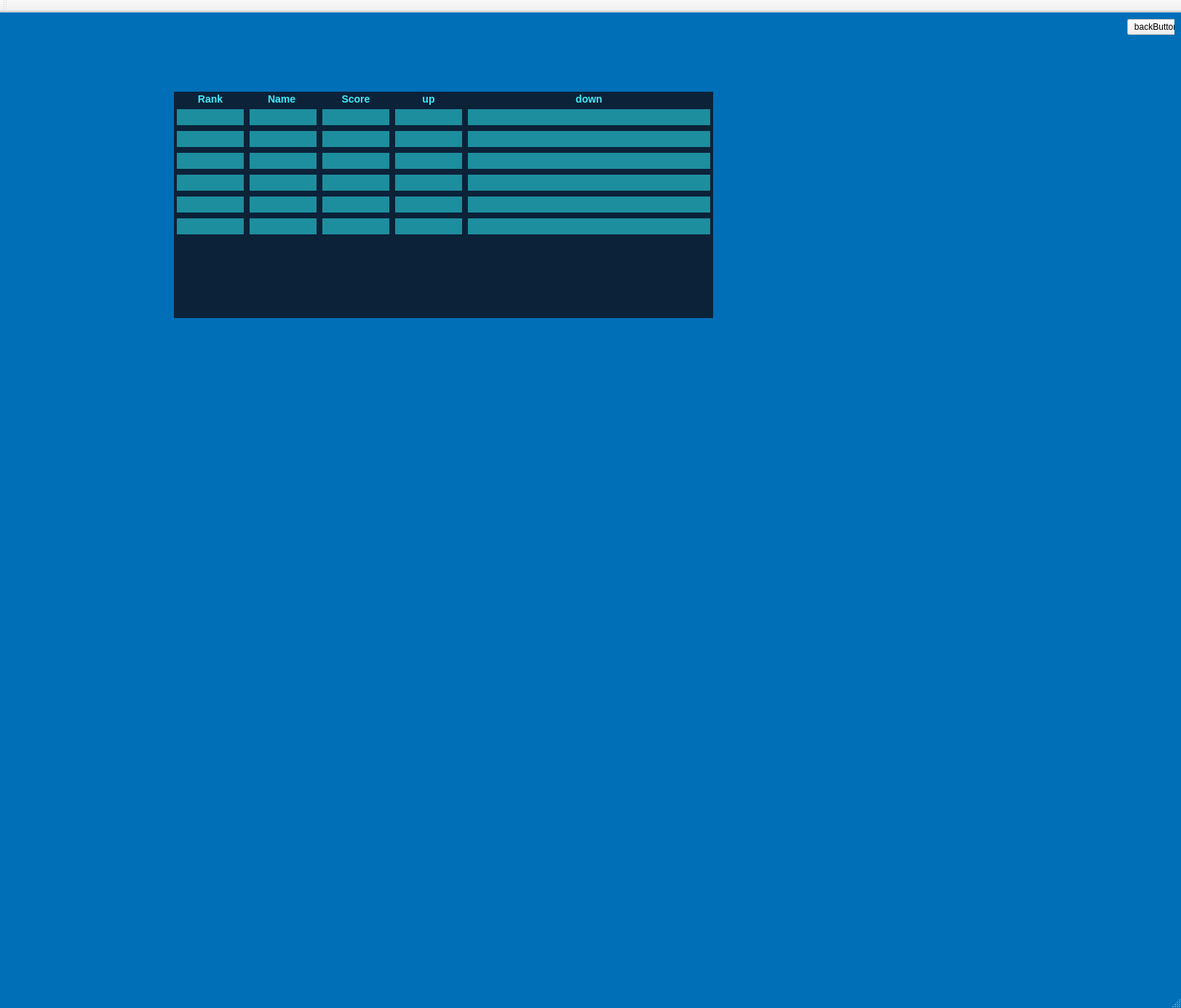
<?xml version="1.0" encoding="UTF-8"?>
<ui version="4.0">
 <class>MainWindow</class>
 <widget class="QMainWindow" name="MainWindow">
  <property name="enabled">
   <bool>true</bool>
  </property>
  <property name="geometry">
   <rect>
    <x>0</x>
    <y>0</y>
    <width>1623</width>
    <height>1385</height>
   </rect>
  </property>
  <property name="windowTitle">
   <string>Rate AUC Professor</string>
  </property>
  <property name="layoutDirection">
   <enum>Qt::LeftToRight</enum>
  </property>
  <property name="styleSheet">
   <string notr="true">QMainWindow {
background-color: #006FB8;
}</string>
  </property>
  <widget class="QWidget" name="centralwidget">
   <layout class="QVBoxLayout" name="verticalLayout">
    <item>
     <widget class="QStackedWidget" name="stackedWidget">
      <property name="maximumSize">
       <size>
        <width>16777215</width>
        <height>16777215</height>
       </size>
      </property>
      <property name="currentIndex">
       <number>2</number>
       <!-- <number>4</number> LOOK HERE IF 7AGA 7SLT-->  
      </property>
      <widget class="QWidget" name="page_0">
       <property name="styleSheet">
        <string notr="true">QWidget#page_0 {background-color: rgb(255, 255, 255);}


.QLineEdit {
border: 2px solid gray;
border-radius: 5px;
selection-background-color: dark-gray; 
}

QVBoxLayout#verticalLayout {
margin-left:auto;
margin-right: auto;
width:70%;
}

QWidget#widget_1 {
border: 2px solid gray;
border-radius: 20px;
min-width: 500px;
max-width: 1500px;
min-height: 400px;
max-height: 1000px;
alignment: center;
	background-color: rgb(255, 255, 255);
}

QWidget#page_0{
	background-image: url(:/images/AUC_Background.jpeg);
}

QPushButton#pushButton {
width: 100px;
}

QLabel#email_notFound_error, #password_incorrect_error{color: red}</string>
       </property>
       <widget class="QWidget" name="horizontalLayoutWidget">
        <property name="geometry">
         <rect>
          <x>0</x>
          <y>20</y>
          <width>1281</width>
          <height>611</height>
         </rect>
        </property>
        <layout class="QHBoxLayout" name="horizontalLayout" stretch="0">
         <item>
          <widget class="QWidget" name="widget_1" native="true">
           <property name="maximumSize">
            <size>
             <width>1504</width>
             <height>1004</height>
            </size>
           </property>
           <layout class="QVBoxLayout" name="verticalLayout_11" stretch="0">
            <item>
             <layout class="QVBoxLayout" name="verticalLayout_12">
              <item>
               <widget class="QLabel" name="label_10">
                <property name="styleSheet">
                 <string notr="true"/>
                </property>
                <property name="text">
                 <string/>
                </property>
                <property name="pixmap">
                 <pixmap resource="../resources.qrc">:/images/auc_logo.png</pixmap>
                </property>
                <property name="scaledContents">
                 <bool>false</bool>
                </property>
               </widget>
              </item>
              <item>
               <layout class="QVBoxLayout" name="verticalLayout_13">
                <item>
                 <widget class="QLabel" name="label_11">
                  <property name="text">
                   <string>Email</string>
                  </property>
                  <property name="textFormat">
                   <enum>Qt::PlainText</enum>
                  </property>
                 </widget>
                </item>
                <item>
                 <widget class="QLineEdit" name="email_login_lineEdit">
                  <property name="text">
                   <string>@aucegypt.edu</string>
                  </property>
                  <property name="placeholderText">
                   <string>example@aucegypt.edu</string>
                  </property>
                 </widget>
                </item>
               </layout>
              </item>
              <item>
               <widget class="QLabel" name="email_notFound_error">
                <property name="text">
                 <string>Email not registered</string>
                </property>
               </widget>
              </item>
              <item>
               <widget class="QLabel" name="label_12">
                <property name="text">
                 <string>Password</string>
                </property>
               </widget>
              </item>
              <item>
               <widget class="QLineEdit" name="password_login_lineEdit">
                <property name="inputMask">
                 <string/>
                </property>
                <property name="text">
                 <string>a</string>
                </property>
                <property name="echoMode">
                 <enum>QLineEdit::Normal</enum>
                </property>
                <property name="placeholderText">
                 <string>Password</string>
                </property>
               </widget>
              </item>
              <item>
               <widget class="QLabel" name="password_incorrect_error">
                <property name="text">
                 <string>Incorrect Password</string>
                </property>
               </widget>
              </item>
              <item>
               <widget class="QCheckBox" name="checkBox_4">
                <property name="text">
                 <string>Hide Password</string>
                </property>
                <property name="checked">
                 <bool>true</bool>
                </property>
               </widget>
              </item>
              <item>
               <widget class="QPushButton" name="pushButton_4">
                <property name="minimumSize">
                 <size>
                  <width>50</width>
                  <height>20</height>
                 </size>
                </property>
                <property name="maximumSize">
                 <size>
                  <width>100</width>
                  <height>100</height>
                 </size>
                </property>
                <property name="text">
                 <string>Login</string>
                </property>
               </widget>
              </item>
              <item>
               <widget class="QLabel" name="register_label_4">
                <property name="text">
                 <string>&lt;html&gt;&lt;head/&gt;&lt;body&gt;&lt;p&gt;Don't Have An Account? &lt;a href=&quot;register_page.ui&quot;&gt;&lt;span style=&quot; text-decoration: underline; color:#8ab4f8;&quot;&gt;Register &lt;/span&gt;&lt;/a&gt;&lt;/p&gt;&lt;p&gt;&lt;br/&gt;&lt;/p&gt;&lt;/body&gt;&lt;/html&gt;</string>
                </property>
                <property name="textFormat">
                 <enum>Qt::PlainText</enum>
                </property>
               </widget>
              </item>
             </layout>
            </item>
           </layout>
          </widget>
         </item>
        </layout>
       </widget>
      </widget>
      <widget class="QWidget" name="page_1">
       <property name="styleSheet">
        <string notr="true">QWidget#page_1 {background-color: rgb(255, 255, 255);}


.QLineEdit {
border: 2px solid gray;
border-radius: 5px;
selection-background-color: dark-gray; 
}

QVBoxLayout#verticalLayout {
margin-left:auto;
margin-right: auto;
width:70%;
}

QWidget#widget_2 {
border: 2px solid gray;
border-radius: 20px;
min-width: 500px;
max-width: 1500px;
min-height: 400px;
max-height: 1000px;
alignment: center;
background-color: rgb(255, 255, 255);
}

QWidget#page_1{
	background-image: url(:/images/AUC_Background.jpeg);
}

QPushButton#pushButton {
width: 100px;
}

QLabel#empty_email_error, #empty_username_error, #auc_email_error, #empty_pass_error, #empty_confPass_error, #unequal_pass_error{color: red}

</string>
       </property>
       <widget class="QWidget" name="widget_2" native="true">
        <property name="geometry">
         <rect>
          <x>610</x>
          <y>160</y>
          <width>504</width>
          <height>665</height>
         </rect>
        </property>
        <property name="maximumSize">
         <size>
          <width>1504</width>
          <height>1004</height>
         </size>
        </property>
        <property name="sizeIncrement">
         <size>
          <width>1</width>
          <height>100</height>
         </size>
        </property>
        <layout class="QVBoxLayout" name="verticalLayout_17" stretch="0">
         <item>
          <layout class="QVBoxLayout" name="verticalLayout_18">
           <item>
            <widget class="QLabel" name="label_16">
             <property name="styleSheet">
              <string notr="true"/>
             </property>
             <property name="text">
              <string/>
             </property>
             <property name="pixmap">
              <pixmap resource="../resources.qrc">:/images/auc_logo.png</pixmap>
             </property>
             <property name="scaledContents">
              <bool>false</bool>
             </property>
            </widget>
           </item>
           <item>
            <layout class="QVBoxLayout" name="verticalLayout_19">
             <item>
              <widget class="QLabel" name="label_2">
               <property name="text">
                <string>Username</string>
               </property>
              </widget>
             </item>
             <item>
              <widget class="QLineEdit" name="username_register_lineEdit">
               <property name="placeholderText">
                <string>Username</string>
               </property>
              </widget>
             </item>
             <item>
              <widget class="QLabel" name="empty_username_error">
               <property name="text">
                <string>Please add your username</string>
               </property>
              </widget>
             </item>
             <item>
              <widget class="QLabel" name="label_17">
               <property name="text">
                <string>Email </string>
               </property>
               <property name="textFormat">
                <enum>Qt::PlainText</enum>
               </property>
              </widget>
             </item>
             <item>
              <widget class="QLineEdit" name="email_register_lineEdit">
               <property name="placeholderText">
                <string>example@aucegypt.edu</string>
               </property>
              </widget>
             </item>
             <item>
              <widget class="QLabel" name="empty_email_error">
               <property name="text">
                <string>Please add your email</string>
               </property>
              </widget>
             </item>
             <item>
              <widget class="QLabel" name="auc_email_error">
               <property name="enabled">
                <bool>true</bool>
               </property>
               <property name="text">
                <string>Please use your AUC email. (ends in @aucegypt.edu)</string>
               </property>
              </widget>
             </item>
            </layout>
           </item>
           <item>
            <widget class="QLabel" name="label_18">
             <property name="text">
              <string>Password</string>
             </property>
            </widget>
           </item>
           <item>
            <widget class="QLineEdit" name="password_register_lineEdit">
             <property name="inputMask">
              <string/>
             </property>
             <property name="text">
              <string/>
             </property>
             <property name="echoMode">
              <enum>QLineEdit::EchoMode::Normal</enum>
             </property>
             <property name="placeholderText">
              <string>Password</string>
             </property>
            </widget>
           </item>
           <item>
            <widget class="QLabel" name="empty_pass_error">
             <property name="text">
              <string>Please set the password</string>
             </property>
            </widget>
           </item>
           <item>
            <widget class="QLabel" name="label">
             <property name="text">
              <string>Confirm Password</string>
             </property>
            </widget>
           </item>
           <item>
            <widget class="QLineEdit" name="confPassword_register_lineEdit">
             <property name="echoMode">
              <enum>QLineEdit::EchoMode::Normal</enum>
             </property>
             <property name="placeholderText">
              <string>Re-enter Password</string>
             </property>
            </widget>
           </item>
           <item>
            <widget class="QLabel" name="empty_confPass_error">
             <property name="text">
              <string>Please retype the password.</string>
             </property>
            </widget>
           </item>
           <item>
            <widget class="QLabel" name="unequal_pass_error">
             <property name="text">
              <string>The two password are not the same.</string>
             </property>
            </widget>
           </item>
           <item>
            <widget class="QCheckBox" name="checkBox_6">
             <property name="text">
              <string>Hide Password</string>
             </property>
             <property name="checked">
              <bool>true</bool>
             </property>
            </widget>
           </item>
           <item>
            <widget class="QPushButton" name="pushButton_6">
             <property name="minimumSize">
              <size>
               <width>50</width>
               <height>20</height>
              </size>
             </property>
             <property name="maximumSize">
              <size>
               <width>100</width>
               <height>100</height>
              </size>
             </property>
             <property name="text">
              <string>Register</string>
             </property>
            </widget>
           </item>
           <item>
            <widget class="QLabel" name="register_label_6">
             <property name="text">
              <string>&lt;html&gt;&lt;head/&gt;&lt;body&gt;&lt;p&gt;Already Have an Account? &lt;a href=&quot;page1&quot;&gt;&lt;span style=&quot; text-decoration: underline; color:#8ab4f8;&quot;&gt;Login &lt;/span&gt;&lt;/a&gt;&lt;/p&gt;&lt;p&gt;&lt;br/&gt;&lt;/p&gt;&lt;/body&gt;&lt;/html&gt;</string>
             </property>
             <property name="textFormat">
              <enum>Qt::TextFormat::PlainText</enum>
             </property>
            </widget>
           </item>
          </layout>
         </item>
        </layout>
       </widget>
      </widget>
      <widget class="QWidget" name="page">
       <widget class="QTableWidget" name="tableWidget">
        <property name="geometry">
         <rect>
          <x>230</x>
          <y>100</y>
          <width>741</width>
          <height>311</height>
         </rect>
        </property>
        <property name="styleSheet">
         <string notr="true">/* The background of the whole page */
QTableWidget {
    background-color: #0b2239; /* Darker blue to match your theme */
    border: none;
    gridline-color: transparent;
    outline: 0;
}

/* The Professor &quot;Cards&quot; */
QTableWidget::item {
    background-color: #1d8e9e; 
    border-radius: 15px; /* Softer rounded corners */
    margin: 4px;
    color: white;
    padding: 10px;
}

/* The Header Bar */
QHeaderView::section {
    background-color: #0b2239;
    color: #3decfc;
    border: none;
    font-weight: bold;
    font-size: 14px;
}</string>
        </property>
        <property name="frameShape">
         <enum>QFrame::NoFrame</enum>
        </property>
        <property name="editTriggers">
         <set>QAbstractItemView::NoEditTriggers</set>
        </property>
        <property name="selectionMode">
         <enum>QAbstractItemView::NoSelection</enum>
        </property>
        <property name="showGrid">
         <bool>false</bool>
        </property>
        <attribute name="horizontalHeaderStretchLastSection">
         <bool>true</bool>
        </attribute>
        <attribute name="verticalHeaderVisible">
         <bool>false</bool>
        </attribute>
        <row>
         <property name="text">
          <string>test</string>
         </property>
        </row>
        <row>
         <property name="text">
          <string>test1</string>
         </property>
        </row>
        <row>
         <property name="text">
          <string/>
         </property>
        </row>
        <row>
         <property name="text">
          <string/>
         </property>
        </row>
        <row>
         <property name="text">
          <string/>
         </property>
        </row>
        <row>
         <property name="text">
          <string/>
         </property>
        </row>
        <column>
         <property name="text">
          <string>Rank</string>
         </property>
        </column>
        <column>
         <property name="text">
          <string>Name </string>
         </property>
        </column>
        <column>
         <property name="text">
          <string>Score</string>
         </property>
        </column>
        <column>
         <property name="text">
          <string>up</string>
         </property>
        </column>
        <column>
         <property name="text">
          <string>down</string>
         </property>
        </column>
        <item row="0" column="0">
         <property name="text">
          <string/>
         </property>
        </item>
        <item row="0" column="1">
         <property name="text">
          <string/>
         </property>
        </item>
        <item row="0" column="2">
         <property name="text">
          <string/>
         </property>
        </item>
        <item row="1" column="0">
         <property name="text">
          <string/>
         </property>
        </item>
        <item row="1" column="1">
         <property name="text">
          <string/>
         </property>
        </item>
        <item row="1" column="2">
         <property name="text">
          <string/>
         </property>
        </item>
        <item row="2" column="0">
         <property name="text">
          <string/>
         </property>
        </item>
        <item row="2" column="1">
         <property name="text">
          <string/>
         </property>
        </item>
        <item row="2" column="2">
         <property name="text">
          <string/>
         </property>
        </item>
        <item row="3" column="0">
         <property name="text">
          <string/>
         </property>
        </item>
        <item row="3" column="1">
         <property name="text">
          <string/>
         </property>
        </item>
        <item row="4" column="0">
         <property name="text">
          <string/>
         </property>
        </item>
        <item row="4" column="1">
         <property name="text">
          <string/>
         </property>
        </item>
        <item row="5" column="0">
         <property name="text">
          <string/>
         </property>
        </item>
        <item row="5" column="1">
         <property name="text">
          <string/>
         </property>
        </item>
       </widget>
       <widget class="QPushButton" name="backButton">
        <property name="geometry">
         <rect>
          <x>1540</x>
          <y>0</y>
          <width>80</width>
          <height>22</height>
         </rect>
        </property>
        <property name="styleSheet">
         <string notr="true">ui-&gt;backButton-&gt;setStyleSheet(
    &quot;QPushButton { &quot;
    &quot;background-color: #0b2239; &quot;
    &quot;color: white; &quot;
    &quot;border: 1px solid #1d8e9e; &quot;
    &quot;border-radius: 5px; &quot;
    &quot;padding: 5px 15px; &quot;
    &quot;font-weight: bold; &quot;
    &quot;} &quot;
    &quot;QPushButton:hover { background-color: #1d8e9e; }&quot;
);</string>
        </property>
        <property name="text">
         <string>backButton</string>
        </property>
       </widget>
      </widget>
      <widget class="QWidget" name="page_3">
       <property name="cursor">
        <cursorShape>ArrowCursor</cursorShape>
       </property>
       <property name="styleSheet">
        <string notr="true">QWidget#page_3 {
    border-image: url(:/images/Background.jpg);
}
/* General font (optional but nicer) */
QWidget {
    font-family: Segoe UI;
    font-size: 24px;
}
/* QPushButton */
QPushButton {
    background-color: rgba(255, 255, 255, 0.2);
    border: 1px solid rgba(255, 255, 255, 0.3);
    border-radius: 12px;
    color: white;
}
QPushButton:hover {
    background-color: rgba(255, 255, 255, 0.25);
    border: 1px solid rgba(255, 255, 255, 0.5);
}
QPushButton:pressed {
    background-color: rgba(255, 255, 255, 0.35);
}
/* QComboBox */
QComboBox {
    background-color: rgba(255, 255, 255, 0.2);
    border: 1px solid rgba(255, 255, 255, 0.3);
    border-radius: 12px;
    padding: 6px 35px;
    color: white;
}
/* Dropdown arrow area */
QComboBox::drop-down {
    border: none;
}
/* Dropdown list */
QComboBox QAbstractItemView {
    background-color: rgb(30, 120, 190);
    selection-background-color: rgb(50, 150, 220);
    color: white;
    border: none;
    outline: 0;
}
QComboBox QAbstractItemView::item {
    padding: 6px 12px;
    color: white;
}
QComboBox QAbstractItemView::item:selected {
    background-color: rgb(50, 150, 220);
}</string>
       </property>
       <widget class="QWidget" name="widget_3" native="true">
        <property name="geometry">
         <rect>
          <x>320</x>
          <y>170</y>
          <width>853</width>
          <height>521</height>
         </rect>
        </property>
        <property name="sizeIncrement">
         <size>
          <width>1</width>
          <height>1</height>
         </size>
        </property>
        <layout class="QHBoxLayout" name="horizontalLayout_5">
         <property name="spacing">
          <number>0</number>
         </property>
         <item>
          <layout class="QVBoxLayout" name="verticalLayout_5">
           <item>
            <layout class="QHBoxLayout" name="horizontalLayout_3">
             <property name="sizeConstraint">
              <enum>QLayout::SetDefaultConstraint</enum>
             </property>
             <item>
              <spacer name="horizontalSpacer_2">
               <property name="sizeType">
                <enum>QSizePolicy::Fixed</enum>
               </property>
               <property name="sizeHint" stdset="0">
                <size>
                 <width>200</width>
                 <height>20</height>
                </size>
               </property>
              </spacer>
             </item>
             <item>
              <widget class="QLabel" name="label_3">
               <property name="enabled">
                <bool>true</bool>
               </property>
               <property name="sizePolicy">
                <sizepolicy hsizetype="Fixed" vsizetype="Fixed">
                 <horstretch>0</horstretch>
                 <verstretch>0</verstretch>
                </sizepolicy>
               </property>
               <property name="minimumSize">
                <size>
                 <width>128</width>
                 <height>128</height>
                </size>
               </property>
               <property name="maximumSize">
                <size>
                 <width>320</width>
                 <height>320</height>
                </size>
               </property>
               <property name="baseSize">
                <size>
                 <width>0</width>
                 <height>0</height>
                </size>
               </property>
               <property name="text">
                <string/>
               </property>
               <property name="pixmap">
                <pixmap resource="../resources.qrc">:/images/Glass_AUC.png</pixmap>
               </property>
               <property name="scaledContents">
                <bool>true</bool>
               </property>
              </widget>
             </item>
             <item>
              <spacer name="horizontalSpacer_3">
               <property name="sizeType">
                <enum>QSizePolicy::Fixed</enum>
               </property>
               <property name="sizeHint" stdset="0">
                <size>
                 <width>200</width>
                 <height>20</height>
                </size>
               </property>
              </spacer>
             </item>
            </layout>
           </item>
           <item>
            <layout class="QHBoxLayout" name="horizontalLayout_7">
             <property name="spacing">
              <number>0</number>
             </property>
             <property name="sizeConstraint">
              <enum>QLayout::SetDefaultConstraint</enum>
             </property>
             <item>
              <widget class="QComboBox" name="DepartmentCB">
               <property name="sizePolicy">
                <sizepolicy hsizetype="Fixed" vsizetype="Fixed">
                 <horstretch>0</horstretch>
                 <verstretch>0</verstretch>
                </sizepolicy>
               </property>
               <property name="minimumSize">
                <size>
                 <width>350</width>
                 <height>100</height>
                </size>
               </property>
               <property name="placeholderText">
                <string>Select Department</string>
               </property>
              </widget>
             </item>
             <item>
              <spacer name="horizontalSpacer">
               <property name="orientation">
                <enum>Qt::Orientation::Horizontal</enum>
               </property>
               <property name="sizeType">
                <enum>QSizePolicy::Policy::Fixed</enum>
               </property>
               <property name="sizeHint" stdset="0">
                <size>
                 <width>20</width>
                 <height>20</height>
                </size>
               </property>
              </spacer>
             </item>
             <item>
              <widget class="QComboBox" name="CourseCB">
               <property name="sizePolicy">
                <sizepolicy hsizetype="Fixed" vsizetype="Fixed">
                 <horstretch>0</horstretch>
                 <verstretch>0</verstretch>
                </sizepolicy>
               </property>
               <property name="minimumSize">
                <size>
                 <width>350</width>
                 <height>100</height>
                </size>
               </property>
               <property name="currentText">
                <string/>
               </property>
               <property name="iconSize">
                <size>
                 <width>0</width>
                 <height>0</height>
                </size>
               </property>
               <property name="placeholderText">
                <string>Select Course</string>
               </property>
              </widget>
             </item>
             <item>
              <spacer name="horizontalSpacer_7">
               <property name="orientation">
                <enum>Qt::Orientation::Horizontal</enum>
               </property>
               <property name="sizeType">
                <enum>QSizePolicy::Fixed</enum>
               </property>
               <property name="sizeHint" stdset="0">
                <size>
                 <width>20</width>
                 <height>20</height>
                </size>
               </property>
              </spacer>
             </item>
             <item>
              <widget class="QPushButton" name="pushButton">
               <property name="enabled">
                <bool>true</bool>
               </property>
               <property name="sizePolicy">
                <sizepolicy hsizetype="Fixed" vsizetype="Fixed">
                 <horstretch>0</horstretch>
                 <verstretch>0</verstretch>
                </sizepolicy>
               </property>
               <property name="minimumSize">
                <size>
                 <width>100</width>
                 <height>100</height>
                </size>
               </property>
               <property name="sizeIncrement">
                <size>
                 <width>1</width>
                 <height>1</height>
                </size>
               </property>
               <property name="text">
                <string/>
               </property>
               <property name="icon">
                <iconset resource="../resources.qrc">
                 <normaloff>:/icons/MG.svg</normaloff>:/icons/MG.svg</iconset>
               </property>
               <property name="iconSize">
                <size>
                 <width>64</width>
                 <height>64</height>
                </size>
               </property>
               <property name="checkable">
                <bool>false</bool>
               </property>
               <property name="autoDefault">
                <bool>false</bool>
               </property>
               <property name="default">
                <bool>false</bool>
               </property>
               <property name="flat">
                <bool>false</bool>
               </property>
              </widget>
             </item>
            </layout>
           </item>
          </layout>
         </item>
        </layout>
       </widget>
      </widget>
      <widget class="QWidget" name="page_2">
       <property name="sizePolicy">
        <sizepolicy hsizetype="Preferred" vsizetype="Maximum">
         <horstretch>0</horstretch>
         <verstretch>0</verstretch>
        </sizepolicy>
       </property>
       <property name="styleSheet">
        <string notr="true">/* MADE BY AI */

QLabel#ai_summary {
    font-family: &quot;Arial&quot;, sans-serif;
    font-size: 14px;
    color: rgba(255, 255, 255, 0.85);
    background-color: transparent;
    padding: 2px;
}

QWidget#page_2, #scrollAreaWidgetContents {
    background-color: #006FB8;
}

/* ── Professor card ── */
QWidget#widget {
    border: 1.5px solid rgba(255, 255, 255, 0.25);
    border-radius: 20px;
    min-width: 500px;
    max-width: 900px;
    min-height: 150px;  
    max-height: 200px;   
    background-color: rgba(28, 57, 142, 0.55);
}

/* ── Comment, AI Summary, other cards ── */
QWidget#widget_4, #widget_5, #widget_7 {
    border: 1.5px solid rgba(255, 255, 255, 0.2);
    border-radius: 20px;
    min-width: 500px;
    max-width: 1500px;
    min-height: 400px;
    max-height: 1000px;
    background-color: rgba(28, 57, 142, 0.55);
}

QWidget#widget_5 {
    background-color: rgba(22, 37, 86, 0.65);
    border: 1.5px solid rgba(255, 255, 255, 0.15);
	min-height: 200px
}

/* ── Labels ── */
QLabel#professorName, #studentCommentsLabel {
    font-family: &quot;Arial&quot;, sans-serif;
    font-size: 30px;
    font-weight: bold;
    color: white;
}

QLabel#courseName {
    font-family: &quot;Arial&quot;, sans-serif;
    font-size: 15px;
    color: #BEDBFF;
}

QLabel#addYourComment, #selectFlair, #aiLabel, #label_4 {
    font-family: &quot;Arial&quot;, sans-serif;
    font-size: 17px;
    font-weight: bold;
    color: white;
}

QLabel#label_6 {
    font-size: 15px;
    color: rgba(255, 255, 255, 0.75);
}

/* ── Comment text input ── */
QLineEdit#commentLineEdit, QTextEdit#commentLineEdit {
    border: 1.5px solid rgba(255, 255, 255, 0.25);
    border-radius: 14px;
    background-color: rgba(25, 60, 184, 0.45);
    color: white;
    padding: 8px;
    font-size: 13px;
}

QLineEdit#commentLineEdit:focus, QTextEdit#commentLineEdit:focus {
    border: 1.5px solid rgba(255, 255, 255, 0.6);
    background-color: rgba(25, 60, 184, 0.65);
}

/* ── Flair buttons ── */
QPushButton#recommendFlair, #avoidFlair, #mehFlair {
    color: white;
    border: 1.5px solid rgba(0, 0,0 , 0.3);
    border-radius: 10px;
    padding: 8px 16px;
    font-weight: bold;
}
QPushButton#recommendFlair {
    background-color: rgba(0, 200, 0, 0.3);
}

QPushButton#recommendFlair::hover {
	background-color: rgba(0, 200, 0, 1)
}

QPushButton#avoidFlair {
    background-color: rgba(200, 0, 0, 0.3);
}

QPushButton#avoidFlair::hover {
	background-color: rgba(200, 0, 0, 1)
}

QPushButton#mehFlair {
    background-color: rgba(255, 255, 255, 0.3);
    color: white;
}

QPushButton#mehFlair::hover {
	background-color: rgba(135, 206, 235, 1);
}



/* ── Post comment button ── */
QPushButton#postComment {
    background-color: rgba(52, 152, 219, 0.4);
    color: white;
    border: 1.5px solid rgba(255, 255, 255, 0.3);
    border-radius: 10px;
    padding: 8px 16px;
    font-weight: bold;
}

/* ── Hover &amp; press states (all buttons) ── */
QPushButton#postComment:hover {
    background-color: rgba(41, 128, 185, 0.7);
    border-color: rgba(255, 255, 255, 0.55);
}

QPushButton#postComment:pressed {
    background-color: rgba(28, 89, 128, 0.75);
}

/* ── Scrollbar styling ── */
QScrollBar:vertical {
    background: rgba(255, 255, 255, 0.05);
    width: 8px;
    border-radius: 4px;
}

QScrollBar::handle:vertical {
    background: rgba(255, 255, 255, 0.25);
    border-radius: 4px;
    min-height: 30px;
}

QScrollBar::handle:vertical:hover {
    background: rgba(255, 255, 255, 0.45);
}

QScrollBar::add-line:vertical, QScrollBar::sub-line:vertical {
    height: 0px;
}</string>
       </property>
       <layout class="QVBoxLayout" name="verticalLayout_7">
        <item>
         <widget class="QScrollArea" name="scrollArea">
          <property name="widgetResizable">
           <bool>true</bool>
          </property>
          <widget class="QWidget" name="scrollAreaWidgetContents">
           <property name="geometry">
            <rect>
             <x>0</x>
             <y>0</y>
             <width>1597</width>
             <height>1327</height>
            </rect>
           </property>
           <layout class="QVBoxLayout" name="verticalLayout_6">
            <item alignment="Qt::AlignmentFlag::AlignHCenter">
             <widget class="QWidget" name="widget_6" native="true">
              <property name="sizePolicy">
               <sizepolicy hsizetype="Preferred" vsizetype="Minimum">
                <horstretch>0</horstretch>
                <verstretch>0</verstretch>
               </sizepolicy>
              </property>
              <property name="minimumSize">
               <size>
                <width>1500</width>
                <height>0</height>
               </size>
              </property>
              <property name="maximumSize">
               <size>
                <width>30000</width>
                <height>16777215</height>
               </size>
              </property>
              <layout class="QVBoxLayout" name="verticalLayout_2">
               <item alignment="Qt::AlignmentFlag::AlignHCenter">
                <widget class="QWidget" name="widget" native="true">
                 <property name="sizePolicy">
                  <sizepolicy hsizetype="Fixed" vsizetype="Fixed">
                   <horstretch>0</horstretch>
                   <verstretch>0</verstretch>
                  </sizepolicy>
                 </property>
                 <property name="minimumSize">
                  <size>
                   <width>504</width>
                   <height>154</height>
                  </size>
                 </property>
                 <property name="maximumSize">
                  <size>
                   <width>904</width>
                   <height>204</height>
                  </size>
                 </property>
                 <layout class="QVBoxLayout" name="verticalLayout_3">
                  <item alignment="Qt::AlignmentFlag::AlignHCenter">
                   <widget class="QLabel" name="professorName">
                    <property name="text">
                     <string>Dr Youssef Sameh</string>
                    </property>
                   </widget>
                  </item>
                  <item alignment="Qt::AlignmentFlag::AlignHCenter">
                   <widget class="QLabel" name="courseName">
                    <property name="text">
                     <string>PY101: Introduction to Python</string>
                    </property>
                   </widget>
                  </item>
                 </layout>
                </widget>
               </item>
               <item>
                <widget class="QWidget" name="widget_4" native="true">
                 <property name="minimumSize">
                  <size>
                   <width>504</width>
                   <height>404</height>
                  </size>
                 </property>
                 <layout class="QVBoxLayout" name="verticalLayout_4">
                  <item>
                   <widget class="QLabel" name="addYourComment">
                    <property name="text">
                     <string>Add Your Comment</string>
                    </property>
                   </widget>
                  </item>
                  <item>
                   <widget class="QLineEdit" name="commentLineEdit">
                    <property name="minimumSize">
                     <size>
                      <width>0</width>
                      <height>100</height>
                     </size>
                    </property>
                   </widget>
                  </item>
                  <item>
                   <widget class="QLabel" name="selectFlair">
                    <property name="text">
                     <string>Select a Flair</string>
                    </property>
                   </widget>
                  </item>
                  <item>
                   <layout class="QHBoxLayout" name="flairLayout">
                    <item>
                     <widget class="QPushButton" name="recommendFlair">
                      <property name="text">
                       <string>Recommend!</string>
                      </property>
                     </widget>
                    </item>
                    <item>
                     <widget class="QPushButton" name="avoidFlair">
                      <property name="text">
                       <string>AVOID!</string>
                      </property>
                     </widget>
                    </item>
                    <item>
                     <widget class="QPushButton" name="mehFlair">
                      <property name="text">
                       <string>meh</string>
                      </property>
                     </widget>
                    </item>
                   </layout>
                  </item>
                  <item>
                   <spacer name="verticalSpacer">
                    <property name="orientation">
                     <enum>Qt::Orientation::Vertical</enum>
                    </property>
                    <property name="sizeType">
                     <enum>QSizePolicy::Policy::Fixed</enum>
                    </property>
                    <property name="sizeHint" stdset="0">
                     <size>
                      <width>20</width>
                      <height>40</height>
                     </size>
                    </property>
                   </spacer>
                  </item>
                  <item>
                   <widget class="QPushButton" name="postComment">
                    <property name="text">
                     <string>Submit</string>
                    </property>
                   </widget>
                  </item>
                 </layout>
                </widget>
               </item>
               <item alignment="Qt::AlignmentFlag::AlignHCenter">
                <widget class="QWidget" name="widget_5" native="true">
                 <property name="sizePolicy">
                  <sizepolicy hsizetype="Fixed" vsizetype="Minimum">
                   <horstretch>0</horstretch>
                   <verstretch>0</verstretch>
                  </sizepolicy>
                 </property>
                 <property name="minimumSize">
                  <size>
                   <width>600</width>
                   <height>100</height>
                  </size>
                 </property>
                 <property name="maximumSize">
                  <size>
                   <width>600</width>
                   <height>16777215</height>
                  </size>
                 </property>
                 <layout class="QVBoxLayout" name="verticalLayout_8" stretch="4,7">
                  <property name="sizeConstraint">
                   <enum>QLayout::SizeConstraint::SetFixedSize</enum>
                  </property>
                  <item alignment="Qt::AlignmentFlag::AlignHCenter">
                   <widget class="QLabel" name="aiLabel">
                    <property name="text">
                     <string>AI Summary of Student Feedback</string>
                    </property>
                   </widget>
                  </item>
                  <item>
                   <widget class="QLabel" name="ai_summary">
                    <property name="sizePolicy">
                     <sizepolicy hsizetype="Fixed" vsizetype="Minimum">
                      <horstretch>0</horstretch>
                      <verstretch>0</verstretch>
                     </sizepolicy>
                    </property>
                    <property name="minimumSize">
                     <size>
                      <width>600</width>
                      <height>100</height>
                     </size>
                    </property>
                    <property name="maximumSize">
                     <size>
                      <width>600</width>
                      <height>16777215</height>
                     </size>
                    </property>
                    <property name="text">
                     <string>Lorem ipsum dolor sit amet, consectetur adipiscing elit. Vivamus luctus, nulla at facilisis vulputate, neque sapien ultrices augue, vitae fermentum nisl erat vel justo. Curabitur non risus sed justo pulvinar tincidunt. Integer vehicula, sapien non interdum gravida, turpis libero dictum arcu, vitae cursus lacus neque ut sapien. Suspendisse potenti. Praesent ut nisi nec lorem varius tristique, sed efficitur justo. Morbi sit amet orci ut libero pretium dictum. Donec vel turpis id lectus tincidunt fermentum.</string>
                    </property>
                    <property name="wordWrap">
                     <bool>true</bool>
                    </property>
                   </widget>
                  </item>
                 </layout>
                </widget>
               </item>
               <item alignment="Qt::AlignmentFlag::AlignHCenter">
                <widget class="QLabel" name="studentCommentsLabel">
                 <property name="text">
                  <string>Student Comments: </string>
                 </property>
                </widget>
               </item>
               <item alignment="Qt::AlignmentFlag::AlignHCenter">
                <widget class="QWidget" name="widget_7" native="true">
                 <property name="sizePolicy">
                  <sizepolicy hsizetype="MinimumExpanding" vsizetype="Minimum">
                   <horstretch>0</horstretch>
                   <verstretch>0</verstretch>
                  </sizepolicy>
                 </property>
                 <property name="minimumSize">
                  <size>
                   <width>600</width>
                   <height>100</height>
                  </size>
                 </property>
                 <property name="maximumSize">
                  <size>
                   <width>600</width>
                   <height>16777215</height>
                  </size>
                 </property>
                 <layout class="QVBoxLayout" name="verticalLayout_9">
                  <property name="sizeConstraint">
                   <enum>QLayout::SizeConstraint::SetMinimumSize</enum>
                  </property>
                 </layout>
                </widget>
               </item>
              </layout>
             </widget>
            </item>
           </layout>
          </widget>
         </widget>
        </item>
       </layout>
      </widget>
     </widget>
    </item>
   </layout>
  </widget>
  <widget class="QStatusBar" name="statusbar"/>
  <widget class="QToolBar" name="toolBar">
   <property name="windowTitle">
    <string>toolBar</string>
   </property>
   <attribute name="toolBarArea">
    <enum>TopToolBarArea</enum>
   </attribute>
   <attribute name="toolBarBreak">
    <bool>false</bool>
   </attribute>
  </widget>
 </widget>
 <resources>
  <include location="../resources.qrc"/>
 </resources>
 <connections/>
</ui>
